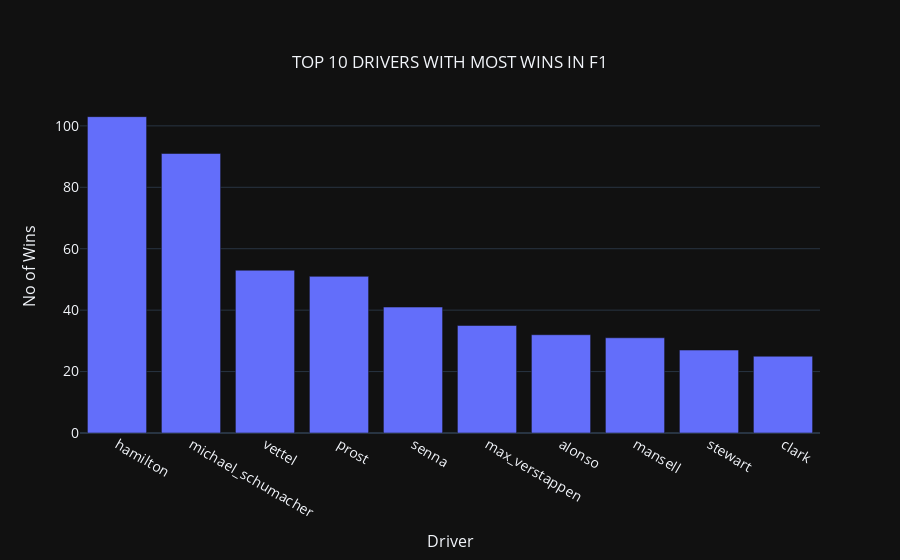

Notebook cell for this chart:
### Code cell
import plotly.graph_objects as go
from plotly.offline import iplot
import plotly.io as pio
pio.renderers.default = 'vscode'# Create Bar Chart
chart = go.Figure(data=[go.Bar(
x= total_wins['driverRef'],
y= total_wins['position_mod'],
hovertext = total_wins['nationality_x'] )])
chart.update_layout(title={
'text': 'TOP 10 DRIVERS WITH MOST WINS IN F1',
'y':0.9,
'x':0.5,
'xanchor': 'center',
'yanchor': 'top'},
yaxis=dict(
title='No of Wins',
titlefont_size=16,
tickfont_size=14),
xaxis=dict(
title='Driver',
titlefont_size=16,
tickfont_size=14),
template = 'plotly_dark'
)
iplot(chart)

### Figure 1 — Plotly figure (JSON) as saved in the notebook; plotly's stock layout.template omitted (floating-point values rounded to 4 significant figures)
{"data": [{"hovertext": ["British", "German", "German", "French", "Brazilian", "Dutch", "Spanish", "British", "British", "British"], "type": "bar", "x": ["hamilton", "michael_schumacher", "vettel", "prost", "senna", "max_verstappen", "alonso", "mansell", "stewart", "clark"], "y": [103, 91, 53, 51, 41, 35, 32, 31, 27, 25]}], "layout": {"title": {"text": "TOP 10 DRIVERS WITH MOST WINS IN F1", "x": 0.5, "xanchor": "center", "y": 0.9, "yanchor": "top"}, "xaxis": {"tickfont": {"size": 14}, "title": {"font": {"size": 16}, "text": "Driver"}}, "yaxis": {"tickfont": {"size": 14}, "title": {"font": {"size": 16}, "text": "No of Wins"}}}}
